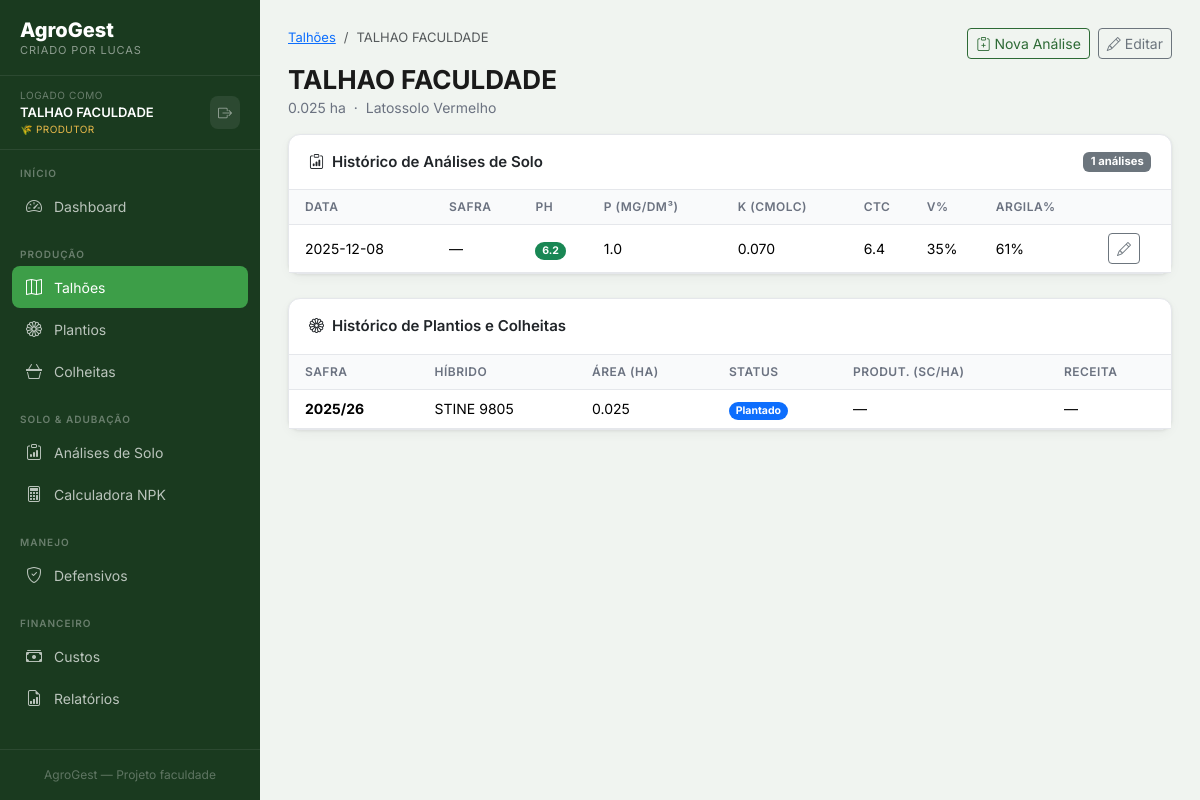
/talhoes/1/detalhe (signed in), run on the app's committed database.
### tables this page shows
CREATE TABLE talhoes (
    id INTEGER PRIMARY KEY AUTOINCREMENT,
    usuario_id INTEGER NOT NULL,            -- ← isolamento por usuário
    nome TEXT NOT NULL,
    area_ha REAL NOT NULL,
    localizacao TEXT,
    tipo_solo TEXT,
    observacoes TEXT,
    criado_em TIMESTAMP DEFAULT CURRENT_TIMESTAMP,
    FOREIGN KEY (usuario_id) REFERENCES usuarios(id)
);

CREATE TABLE analises_solo (
    id INTEGER PRIMARY KEY AUTOINCREMENT,
    talhao_id INTEGER NOT NULL,
    data_coleta DATE NOT NULL,
    safra TEXT,
    profundidade TEXT DEFAULT '0-20 cm',
    ph REAL, fosforo REAL, potassio REAL,
    calcio REAL, magnesio REAL, aluminio REAL,
    h_al REAL, ctc REAL, saturacao_bases REAL,
    teor_argila REAL, materia_organica REAL,
    observacoes TEXT,
    criado_em TIMESTAMP DEFAULT CURRENT_TIMESTAMP,
    FOREIGN KEY (talhao_id) REFERENCES talhoes(id)
);

CREATE TABLE plantios (
    id INTEGER PRIMARY KEY AUTOINCREMENT,
    talhao_id INTEGER NOT NULL,
    safra TEXT NOT NULL,
    data_plantio DATE,
    hibrido TEXT,
    populacao INTEGER,
    area_plantada REAL,
    status TEXT DEFAULT 'planejado',
    observacoes TEXT,
    criado_em TIMESTAMP DEFAULT CURRENT_TIMESTAMP,
    FOREIGN KEY (talhao_id) REFERENCES talhoes(id)
);

### modules/talhoes.py (the view)
@talhoes_bp.route('/<int:id>/detalhe')
@login_required
def detalhe(id):
    db = get_db()
    talhao = db.execute(
        "SELECT * FROM talhoes WHERE id=? AND usuario_id=?", (id, uid())
    ).fetchone()
    if not talhao:
        flash('Talhão não encontrado.', 'danger')
        return redirect(url_for('talhoes.index'))
    analises = db.execute(
        "SELECT * FROM analises_solo WHERE talhao_id=? ORDER BY data_coleta DESC", (id,)
    ).fetchall()
    plantios = db.execute("""
        SELECT p.*, c.produtividade_scha, c.receita_bruta
        FROM plantios p LEFT JOIN colheitas c ON c.plantio_id = p.id
        WHERE p.talhao_id=? ORDER BY p.safra DESC
    """, (id,)).fetchall()
    return render_template('talhoes/detalhe.html', talhao=talhao, analises=analises, plantios=plantios)

### auth.py (called while the page is built)
def login_required(f):
    @wraps(f)
    def decorated(*args, **kwargs):
        if 'usuario_id' not in session:
            flash('Faça login para continuar.', 'warning')
            return redirect(url_for('auth.login'))
        return f(*args, **kwargs)
    return decorated

### database.py (called while the page is built)
def get_db(app=None):
    from flask import current_app
    if app:
        db = sqlite3.connect(app.config['DATABASE'], detect_types=sqlite3.PARSE_DECLTYPES)
        db.row_factory = sqlite3.Row
        return db
    if 'db' not in g:
        g.db = sqlite3.connect(
            current_app.config['DATABASE'],
            detect_types=sqlite3.PARSE_DECLTYPES
        )
        g.db.row_factory = sqlite3.Row
    return g.db

### modules/talhoes.py (called while the page is built)
def uid():
    return session['usuario_id']

### templates/talhoes/detalhe.html (shortened to what this page needs)
{% extends "base.html" %}
{% block content %}
<div class="page-header d-flex justify-content-between align-items-start">
    <div>
        <nav aria-label="breadcrumb">
            <ol class="breadcrumb">
                <li class="breadcrumb-item"><a href="{{ url_for('talhoes.index') }}">Talhões</a></li>
                <li class="breadcrumb-item active">{{ talhao.nome }}</li>
            </ol>
        </nav>
        <h1 class="page-title">{{ talhao.nome }}</h1>
        <p class="page-subtitle">{{ talhao.area_ha }} ha &nbsp;·&nbsp; {{ talhao.tipo_solo or 'Solo não classificado' }}</p>
    </div>
    <div class="d-flex gap-2">
        <a href="{{ url_for('adubacao.nova_analise') }}?talhao={{ talhao.id }}" class="btn btn-outline-primary btn-sm">
            <i class="bi bi-clipboard-plus me-1"></i>Nova Análise
        </a>
        <a href="{{ url_for('talhoes.editar', id=talhao.id) }}" class="btn btn-outline-secondary btn-sm">
            <i class="bi bi-pencil me-1"></i>Editar
        </a>
    </div>
</div>
<div class="card mb-4">
    <div class="card-header d-flex justify-content-between align-items-center">
        <span><i class="bi bi-clipboard-data me-2"></i>Histórico de Análises de Solo</span>
        <span class="badge bg-secondary">{{ analises|length }} análises</span>
    </div>
    <div class="card-body p-0">
        {% if analises %}
        <div class="table-responsive">
            <table class="table table-hover mb-0">
                <thead>
                    <tr>
                        <th class="ps-3">Data</th>
                        <th>Safra</th>
                        <th>pH</th>
                        <th>P (mg/dm³)</th>
                        <th>K (cmolc)</th>
                        <th>CTC</th>
                        <th>V%</th>
                        <th>Argila%</th>
                        <th></th>
                    </tr>
                </thead>
                <tbody>
                    {% for a in analises %}
                    <tr>
                        <td class="ps-3">{{ a.data_coleta }}</td>
                        <td>{{ a.safra or '—' }}</td>
                        <td>
                            <span class="badge rounded-pill
                                {% if a.ph and a.ph < 5.5 %}bg-danger
                                {% elif a.ph and a.ph < 6.0 %}bg-warning text-dark
                                {% else %}bg-success{% endif %}">
                                {{ "%.1f"|format(a.ph) if a.ph else '—' }}
                            </span>
                        </td>
                        <td>{{ "%.1f"|format(a.fosforo) if a.fosforo else '—' }}</td>
                        <td>{{ "%.3f"|format(a.potassio) if a.potassio else '—' }}</td>
                        <td>{{ "%.1f"|format(a.ctc) if a.ctc else '—' }}</td>
                        <td>{{ "%.0f"|format(a.saturacao_bases) if a.saturacao_bases else '—' }}%</td>
                        <td>{{ "%.0f"|format(a.teor_argila) if a.teor_argila else '—' }}%</td>
                        <td>
                            <a href="{{ url_for('adubacao.editar_analise', id=a.id) }}"
                               class="btn btn-xs btn-outline-secondary btn-sm">
                                <i class="bi bi-pencil"></i>
                            </a>
                        </td>
                    </tr>
                    {% endfor %}
                </tbody>
            </table>
        </div>
        {% else %}
        <div class="text-center py-4 text-muted">
            <i class="bi bi-clipboard-x fs-3 d-block mb-2"></i>
            Nenhuma análise cadastrada para este talhão.
        </div>
        {% endif %}
    </div>
</div>
<div class="card">
    <div class="card-header"><i class="bi bi-flower1 me-2"></i>Histórico de Plantios e Colheitas</div>
    <div class="card-body p-0">
        {% if plantios %}
        <div class="table-responsive">
            <table class="table table-hover mb-0">
                <thead>
                    <tr>
                        <th class="ps-3">Safra</th>
                        <th>Híbrido</th>
                        <th>Área (ha)</th>
                        <th>Status</th>
                        <th>Produt. (sc/ha)</th>
                        <th>Receita</th>
                    </tr>
                </thead>
                <tbody>
                    {% for p in plantios %}
                    <tr>
                        <td class="ps-3 fw-bold">{{ p.safra }}</td>
                        <td>{{ p.hibrido or '—' }}</td>
                        <td>{{ p.area_plantada or talhao.area_ha }}</td>
                        <td>
                            <span class="badge rounded-pill
                                {% if p.status == 'colhido' %}bg-success
                                {% elif p.status == 'plantado' %}bg-primary
                                {% else %}bg-secondary{% endif %}">
                                {{ p.status|title }}
                            </span>
                        </td>
                        <td>{{ "%.1f"|format(p.produtividade_scha) if p.produtividade_scha else '—' }}</td>
                        <td>{{ 'R$ ' + "%.0f"|format(p.receita_bruta) if p.receita_bruta else '—' }}</td>
                    </tr>
                    {% endfor %}
                </tbody>
            </table>
        </div>
        {% else %}
        <div class="text-center py-4 text-muted">Nenhum plantio registrado.</div>
        {% endif %}
    </div>
</div>
{% endblock %}

### templates/base.html (shortened to what this page needs)
<!DOCTYPE html>
<html lang="pt-BR">
<head>
    <link href="https://cdnjs.cloudflare.com/ajax/libs/bootstrap/5.3.2/css/bootstrap.min.css" rel="stylesheet">
    <link href="https://cdnjs.cloudflare.com/ajax/libs/bootstrap-icons/1.11.3/font/bootstrap-icons.min.css" rel="stylesheet">
</head>
<body>
<nav class="sidebar">
    <a class="sidebar-brand" href="{{ url_for('dashboard.index') }}">
        <div class="brand-name">AgroGest</div>
        <div class="brand-sub">Criado por Lucas</div>
    </a>
    <div class="sidebar-user">
        <div class="sidebar-user-info">
            <div class="sidebar-user-label">Logado como</div>
            <div class="sidebar-user-name">{{ session.get('usuario_nome', 'Usuário') }}</div>
            <div class="sidebar-user-tipo">
                {% if session.get('usuario_tipo') == 'admin' %}
                    ⭐ Administrador
                {% else %}
                    🌾 Produtor
                {% endif %}
            </div>
        </div>
        <a href="{{ url_for('auth.logout') }}" class="btn-logout-sidebar" title="Sair">
            <i class="bi bi-box-arrow-right"></i>
        </a>
    </div>
    <div class="nav-section">
        <div class="nav-section-label">Início</div>
        <a class="nav-link {% if request.endpoint == 'dashboard.index' %}active{% endif %}"
           href="{{ url_for('dashboard.index') }}">
            <i class="bi bi-speedometer2"></i> Dashboard
        </a>
    </div>
    <div class="nav-section">
        <div class="nav-section-label">Produção</div>
        <a class="nav-link {% if 'talhoes' in request.endpoint %}active{% endif %}"
           href="{{ url_for('talhoes.index') }}">
            <i class="bi bi-map"></i> Talhões
        </a>
        <a class="nav-link {% if 'plantio' in request.endpoint %}active{% endif %}"
           href="{{ url_for('plantio.index') }}">
            <i class="bi bi-flower1"></i> Plantios
        </a>
        <a class="nav-link {% if 'colheita' in request.endpoint %}active{% endif %}"
           href="{{ url_for('colheita.index') }}">
            <i class="bi bi-basket3"></i> Colheitas
        </a>
    </div>
    <div class="nav-section">
        <div class="nav-section-label">Solo & Adubação</div>
        <a class="nav-link {% if 'analises' in request.endpoint %}active{% endif %}"
           href="{{ url_for('adubacao.analises') }}">
            <i class="bi bi-clipboard-data"></i> Análises de Solo
        </a>
        <a class="nav-link {% if 'recomendac' in request.endpoint %}active{% endif %}"
           href="{{ url_for('adubacao.recomendacoes') }}">
            <i class="bi bi-calculator"></i> Calculadora NPK
        </a>
    </div>
    <div class="nav-section">
        <div class="nav-section-label">Manejo</div>
        <a class="nav-link {% if 'defensivos' in request.endpoint %}active{% endif %}"
           href="{{ url_for('defensivos.index') }}">
            <i class="bi bi-shield-check"></i> Defensivos
        </a>
    </div>
    <div class="nav-section">
        <div class="nav-section-label">Financeiro</div>
        <a class="nav-link {% if 'custos' in request.endpoint %}active{% endif %}"
           href="{{ url_for('custos.index') }}">
            <i class="bi bi-cash-stack"></i> Custos
        </a>
        <a class="nav-link {% if 'relatorios' in request.endpoint %}active{% endif %}"
           href="{{ url_for('relatorios.index') }}">
            <i class="bi bi-file-earmark-bar-graph"></i> Relatórios
        </a>
    </div>
    <div class="sidebar-footer">
        AgroGest &mdash; Projeto faculdade
    </div>
</nav>
<main class="main-wrapper">
    {% block content %}{% endblock %}
</main>
</body>
</html>

### templates/base.html (style rules this page uses)
:root { --green-deep: #1a3a1f; --green-mid: #2d6a35; --green-bright: #3d9e48; --green-light: #6abf71; --gold: #e8b94a; --gold-light: #f5d87a; --cream: #faf7f0; --soil: #6b4423; --soil-light: #a0714f; --text-dark: #1a1a1a; --text-muted: #6b7280; --border: #e5e7eb; --shadow: 0 1px 3px rgba(0,0,0,.08), 0 4px 12px rgba(0,0,0,.04); --shadow-lg: 0 8px 24px rgba(0,0,0,.10); --radius: 12px; --bottom-nav-h: 64px; }
* { box-sizing: border-box; }
body { font-family: 'Inter', sans-serif; background: #f0f4f0; color: var(--text-dark); min-height: 100vh; }
.sidebar { width: 260px; min-height: 100vh; background: var(--green-deep); position: fixed; top: 0; left: 0; z-index: 1000; display: flex; flex-direction: column; overflow-y: auto; }
.sidebar-brand { padding: 20px 20px 16px; border-bottom: 1px solid rgba(255,255,255,.08); text-decoration: none; display: block; }
.brand-name { font-weight: 800; font-size: 20px; color: #fff; line-height: 1; }
.brand-sub { font-size: 11px; color: rgba(255,255,255,.5); text-transform: uppercase; letter-spacing: .08em; margin-top: 2px; }
.sidebar-user { padding: 12px 20px; border-bottom: 1px solid rgba(255,255,255,.08); display: flex; align-items: center; justify-content: space-between; gap: 8px; }
.sidebar-user-info { flex: 1; min-width: 0; }
.sidebar-user-label { font-size: 10px; color: rgba(255,255,255,.35); text-transform: uppercase; letter-spacing: .06em; }
.sidebar-user-name { font-size: 13px; font-weight: 600; color: #fff; white-space: nowrap; overflow: hidden; text-overflow: ellipsis; }
.sidebar-user-tipo { font-size: 10px; color: var(--gold); text-transform: uppercase; letter-spacing: .04em; }
.btn-logout-sidebar { background: rgba(255,255,255,.08); border: none; border-radius: 8px; color: rgba(255,255,255,.5); padding: 6px 8px; font-size: 14px; cursor: pointer; transition: all .15s; text-decoration: none; display: flex; align-items: center; }
.nav-section { padding: 16px 12px 4px; }
.nav-section-label { font-size: 10px; font-weight: 600; text-transform: uppercase; letter-spacing: .1em; color: rgba(255,255,255,.35); padding: 0 8px; margin-bottom: 4px; }
.sidebar .nav-link { display: flex; align-items: center; gap: 10px; padding: 9px 12px; border-radius: 8px; color: rgba(255,255,255,.7); font-size: 14px; font-weight: 400; text-decoration: none; transition: all .15s; }
.sidebar .nav-link.active { background: var(--green-bright); color: #fff; }
.sidebar .nav-link i { font-size: 16px; width: 20px; text-align: center; }
.sidebar-footer { margin-top: auto; padding: 16px; border-top: 1px solid rgba(255,255,255,.08); font-size: 12px; color: rgba(255,255,255,.3); text-align: center; }
.main-wrapper { margin-left: 260px; padding: 28px; min-height: 100vh; }
.page-title { font-weight: 700; font-size: 26px; color: var(--text-dark); margin: 0; }
.page-subtitle { color: var(--text-muted); font-size: 14px; margin-top: 2px; }
.card { background: #fff; border: 1px solid var(--border); border-radius: var(--radius); box-shadow: var(--shadow); }
.card-header { background: transparent; border-bottom: 1px solid var(--border); padding: 16px 20px; font-weight: 600; font-size: 15px; }
.table { font-size: 14px; }
.table th { font-weight: 600; font-size: 12px; text-transform: uppercase; letter-spacing: .04em; color: var(--text-muted); background: #f9fafb; border-bottom: 1px solid var(--border); }
.table td { vertical-align: middle; border-color: var(--border); }
.btn-outline-primary { color: var(--green-mid); border-color: var(--green-mid); }
.breadcrumb { font-size: 13px; }

### data on the page
talhoes: get "TALHAO FACULDADE", nome "TALHAO FACULDADE", area_ha "0.025", tipo_solo "Latossolo Vermelho"
analises_solo: data_coleta "2025-12-08", safra "—", ph "6.2", fosforo "1.0", potassio "0.070", ctc "6.4", saturacao_bases "35", teor_argila "61"
plantios: safra "2025/26", hibrido "STINE 9805", area_plantada "0.025", status "Plantado", produtividade_scha "—", receita_bruta "—"

### other printed values
{{ analises|length }} "1"
